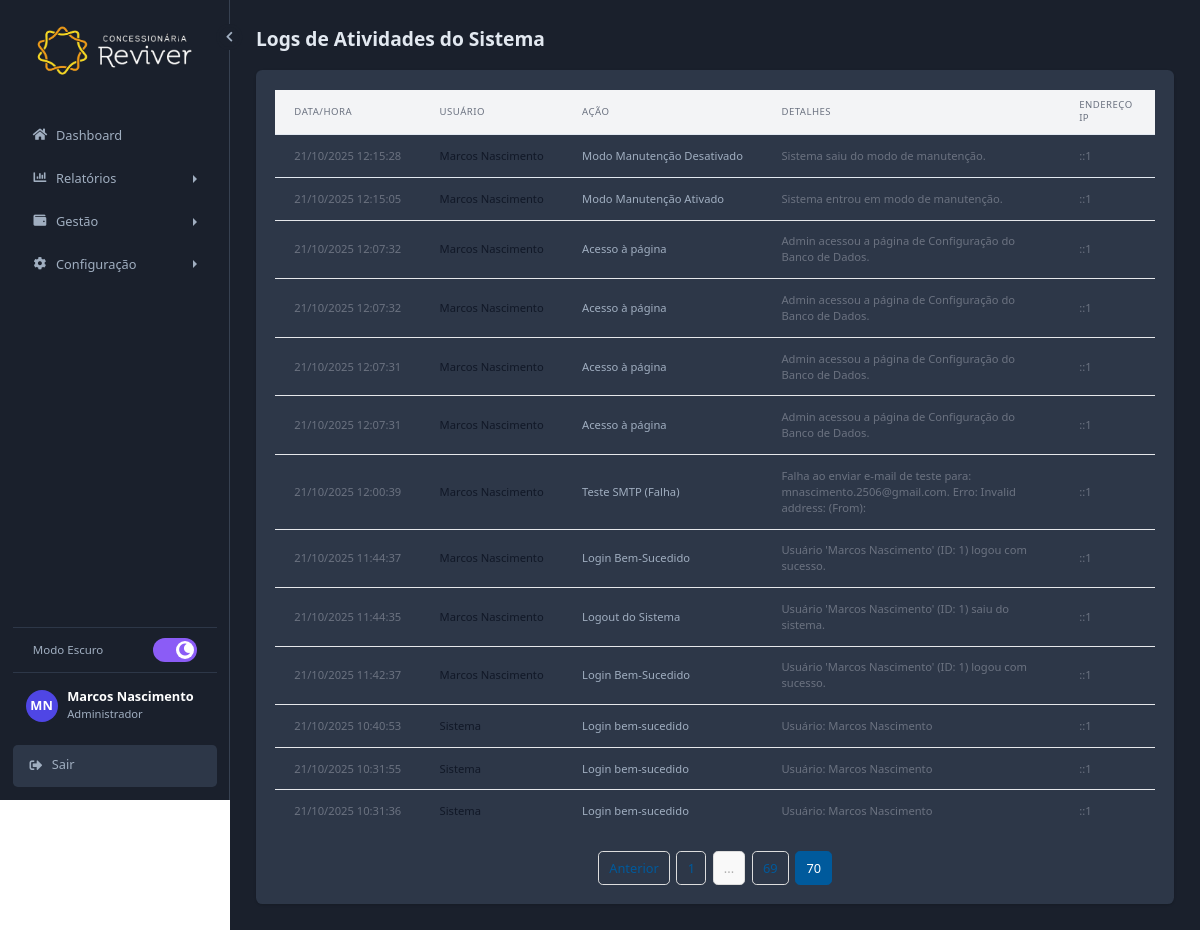
Page /php/logs.php?page=70 (signed in) on the committed database.
### tables this page shows
CREATE TABLE IF NOT EXISTS `logs` (
  `id` int(11) NOT NULL AUTO_INCREMENT,
  `id_usuario` int(11) DEFAULT NULL,
  `acao` varchar(255) NOT NULL,
  `detalhes` text DEFAULT NULL,
  `ip_usuario` varchar(45) DEFAULT NULL,
  `data_ocorrencia` datetime NOT NULL DEFAULT current_timestamp(),
  PRIMARY KEY (`id`),
  KEY `fk_logs_usuarios` (`id_usuario`),
  CONSTRAINT `fk_logs_usuarios` FOREIGN KEY (`id_usuario`) REFERENCES `usuarios` (`id`) ON DELETE SET NULL ON UPDATE CASCADE
);

CREATE TABLE IF NOT EXISTS `usuarios` (
  `id` int(11) NOT NULL AUTO_INCREMENT,
  `nome` varchar(150) NOT NULL,
  `email` varchar(150) NOT NULL,
  `senha` varchar(255) NOT NULL,
  `data_criacao` datetime DEFAULT current_timestamp(),
  `cargo` varchar(50) DEFAULT NULL,
  `nivel` int(11) DEFAULT 1,
  `status` enum('1','0') DEFAULT '1',
  `ultimo_login` varchar(50) DEFAULT NULL,
  `preferencia_tema` enum('light','dark') NOT NULL DEFAULT 'light',
  PRIMARY KEY (`id`),
  UNIQUE KEY `email` (`email`)
);

### includes/carregar_tema.php (called while the page is built, shortened)
<?php
if (isset($_SESSION['user_id'])) {
    try {
        $sql = "SELECT u.preferencia_tema FROM usuarios u WHERE u.id = :id_usuario";
        $stmt_tema = $pdo->prepare($sql);
        $stmt_tema->bindParam(':id_usuario', $_SESSION['user_id']);
        $stmt_tema->execute();
        $preferencia = $stmt_tema->fetchColumn();
        if ($preferencia == 'dark') {
            $themeClass = 'dark';
        }
    } catch (PDOException $e) {
    }
}
?>

### php/logs.php (the view, shortened to what this page needs)
<?php
require_once '../includes/conexao.php';
require_once '../includes/carregar_tema.php';
$pagina_selecionada = filter_input(INPUT_GET, 'page', FILTER_VALIDATE_INT) ?: 1;
$registros_por_pagina = 20;
$offset = ($pagina_selecionada - 1) * $registros_por_pagina;
$total_sql = "SELECT COUNT(*) FROM logs";
$total_stmt = $pdo->query($total_sql);
$total_registros = $total_stmt->fetchColumn();
$total_paginas = ceil($total_registros / $registros_por_pagina);
$sql = "SELECT l.id, l.acao, l.detalhes, l.ip_usuario, l.data_ocorrencia, u.nome as nome_usuario
        FROM logs l
        LEFT JOIN usuarios u ON l.id_usuario = u.id
        ORDER BY l.data_ocorrencia DESC
        LIMIT :limit OFFSET :offset";
$stmt = $pdo->prepare($sql);
$stmt->bindValue(':limit', $registros_por_pagina, PDO::PARAM_INT);
$stmt->bindValue(':offset', $offset, PDO::PARAM_INT);
$stmt->execute();
$logs = $stmt->fetchAll(PDO::FETCH_ASSOC);
?>
<!DOCTYPE html>
<html lang="pt-br" class="<?php echo $themeClass; ?>">
<head>
    <script src="https://cdn.tailwindcss.com"></script>
    <link rel="stylesheet" href="https://cdnjs.cloudflare.com/ajax/libs/font-awesome/5.15.4/css/all.min.css">
    <link rel="stylesheet" href="../css/style.css">
    </head>
<body>
    <div class="app-layout">
        <?php require_once '../includes/sidebar.php'; ?>
        <main class="main-content">
            <h1 class="text-2xl font-bold text-gray-800 mb-6">Logs de Atividades do Sistema</h1>
            <div class="bg-white p-6 rounded-lg shadow">
                <div class="overflow-x-auto">
                    <table class="min-w-full bg-white">
                        <thead class="bg-gray-100">
                            <tr>
                                <th class="px-6 py-3 text-left text-xs font-medium text-gray-500 uppercase tracking-wider">Data/Hora</th>
                                <th class="px-6 py-3 text-left text-xs font-medium text-gray-500 uppercase tracking-wider">Usuário</th>
                                <th class="px-6 py-3 text-left text-xs font-medium text-gray-500 uppercase tracking-wider">Ação</th>
                                <th class="px-6 py-3 text-left text-xs font-medium text-gray-500 uppercase tracking-wider">Detalhes</th>
                                <th class="px-6 py-3 text-left text-xs font-medium text-gray-500 uppercase tracking-wider">Endereço IP</th>
                            </tr>
                        </thead>
                        <tbody class="divide-y divide-gray-200">
                            <?php if (empty($logs)): ?>
                                <tr><td colspan="5" class="text-center py-4">Nenhum log encontrado.</td></tr>
                            <?php else: ?>
                                <?php foreach ($logs as $log): ?>
                                    <tr>
                                        <td class="px-6 py-4 whitespace-nowrap text-sm text-gray-500"><?php echo htmlspecialchars(date('d/m/Y H:i:s', strtotime($log['data_ocorrencia']))); ?></td>
                                        <td class="px-6 py-4 whitespace-nowrap text-sm font-medium text-gray-900"><?php echo htmlspecialchars($log['nome_usuario'] ?? 'Sistema'); ?></td>
                                        <td class="px-6 py-4 whitespace-nowrap text-sm text-gray-700"><?php echo htmlspecialchars($log['acao']); ?></td>
                                        <td class="px-6 py-4 text-sm text-gray-500"><?php echo nl2br(htmlspecialchars($log['detalhes'] ?? 'N/A')); ?></td>
                                        <td class="px-6 py-4 whitespace-nowrap text-sm text-gray-500"><?php echo htmlspecialchars($log['ip_usuario']); ?></td>
                                    </tr>
                                <?php endforeach; ?>
                            <?php endif; ?>
                        </tbody>
                    </table>
                </div>
                <?php if ($total_paginas > 1): ?>
                <div class="pagination">
                    <?php if ($pagina_selecionada > 1): ?>
                        <a href="?page=<?php echo $pagina_selecionada - 1; ?>">Anterior</a>
                    <?php endif; ?>
                    <?php
                    $window = 1;
                    if ($pagina_selecionada > $window + 2) {
                        echo '<a href="?page=1">1</a>';
                        echo '<span class="disabled">...</span>';
                    }
                    for ($i = max(1, $pagina_selecionada - $window); $i <= min($total_paginas, $pagina_selecionada + $window); $i++): ?>
                        <a href="?page=<?php echo $i; ?>" class="<?php echo ($i == $pagina_selecionada) ? 'active' : ''; ?>"><?php echo $i; ?></a>
                    <?php endfor; ?>
                </div>
                <?php endif; ?>
                </div>
        </main>
    </div>
</body>
</html>

### css/style.css (style rules this page uses)
html { font-size: 80%; }
:root { --cor-primaria: #005A9C; --cor-secundaria: #A0AEC0; --cor-fundo: #F8F9FA; --cor-superficie: #FFFFFF; --cor-texto-principal: #1A202C; --cor-texto-secundario: #718096; --cor-texto-invertido: #FFFFFF; --cor-erro: #DC3545; --cor-borda: #E2E8F0; --cor-sidebar-fundo: #1A202C; --cor-sidebar-texto: #A0AEC0; --cor-sidebar-hover: #2D3748; --fonte-principal: 'Inter', sans-serif; --raio-borda: 0.375rem; --sombra-caixa: 0 1px 3px 0 rgba(0, 0, 0, 0.1), 0 1px 2px 0 rgba(0, 0, 0, 0.06); --transicao-base: all 0.2s ease-in-out; }
.app-layout { display: flex; min-height: 100vh; }
.main-content { flex-grow: 1; padding: 2rem; background-color: var(--cor-fundo); overflow-y: auto; }
tr { border-bottom: 1px solid var(--cor-borda); }
html.dark .main-content { background-color: var(--cor-sidebar-fundo); }
html.dark .text-gray-800 { color: #E2E8F0; }
html.dark .text-gray-700 { color: #A0AEC0; }
html.dark .bg-white { background-color: #2D3748; }
.sidebar, .main-content { transition: all 0.3s ease-in-out; }

### php/logs.php (style rules this page uses)
.pagination { display: flex; justify-content: center; align-items: center; gap: 0.5rem; margin-top: 1.5rem; }
.pagination a, .pagination span { padding: 0.5rem 0.8rem; border: 1px solid #ddd; text-decoration: none; color: var(--cor-primaria); border-radius: 0.375rem; }
.pagination .active { background-color: var(--cor-primaria); color: white; border-color: var(--cor-primaria); }
.pagination .disabled { color: #aaa; background-color: #f9f9f9; }

### rows in the picture
logs: data_ocorrencia "21/10/2025 12:15:28", id_usuario.nome "Marcos Nascimento", acao "Modo Manutenção Desativado", detalhes "Sistema saiu do modo de manutenção.", ip_usuario "::1"
logs: data_ocorrencia "21/10/2025 12:15:05", id_usuario.nome "Marcos Nascimento", acao "Modo Manutenção Ativado", detalhes "Sistema entrou em modo de manutenção.", ip_usuario "::1"
logs: data_ocorrencia "21/10/2025 12:07:32", id_usuario.nome "Marcos Nascimento", acao "Acesso à página", detalhes "Admin acessou a página de Configuração do Banco de Dados.", ip_usuario "::1"
logs: data_ocorrencia "21/10/2025 12:07:32", id_usuario.nome "Marcos Nascimento", acao "Acesso à página", detalhes "Admin acessou a página de Configuração do Banco de Dados.", ip_usuario "::1"
logs: data_ocorrencia "21/10/2025 12:07:31", id_usuario.nome "Marcos Nascimento", acao "Acesso à página", detalhes "Admin acessou a página de Configuração do Banco de Dados.", ip_usuario "::1"
logs: data_ocorrencia "21/10/2025 12:07:31", id_usuario.nome "Marcos Nascimento", acao "Acesso à página", detalhes "Admin acessou a página de Configuração do Banco de Dados.", ip_usuario "::1"
logs: data_ocorrencia "21/10/2025 12:00:39", id_usuario.nome "Marcos Nascimento", acao "Teste SMTP (Falha)", detalhes "Falha ao enviar e-mail de teste para: mnascimento.2506@gmail.com. Erro: Invalid address: (From):", ip_usuario "::1"
logs: data_ocorrencia "21/10/2025 11:44:37", id_usuario.nome "Marcos Nascimento", acao "Login Bem-Sucedido", detalhes "Usuário 'Marcos Nascimento' (ID: 1) logou com sucesso.", ip_usuario "::1"
logs: data_ocorrencia "21/10/2025 11:44:35", id_usuario.nome "Marcos Nascimento", acao "Logout do Sistema", detalhes "Usuário 'Marcos Nascimento' (ID: 1) saiu do sistema.", ip_usuario "::1"
logs: data_ocorrencia "21/10/2025 11:42:37", id_usuario.nome "Marcos Nascimento", acao "Login Bem-Sucedido", detalhes "Usuário 'Marcos Nascimento' (ID: 1) logou com sucesso.", ip_usuario "::1"
logs: data_ocorrencia "21/10/2025 10:40:53", nome_usuario "Sistema", acao "Login bem-sucedido", detalhes "Usuário: Marcos Nascimento", ip_usuario "::1"
logs: data_ocorrencia "21/10/2025 10:31:55", nome_usuario "Sistema", acao "Login bem-sucedido", detalhes "Usuário: Marcos Nascimento", ip_usuario "::1"
logs: data_ocorrencia "21/10/2025 10:31:36", nome_usuario "Sistema", acao "Login bem-sucedido", detalhes "Usuário: Marcos Nascimento", ip_usuario "::1"

### other values in the picture
$user_initials "MN"
$_SESSION['nome_usuario'] "Marcos Nascimento"
$_SESSION['cargo_usuario'] "Administrador"
